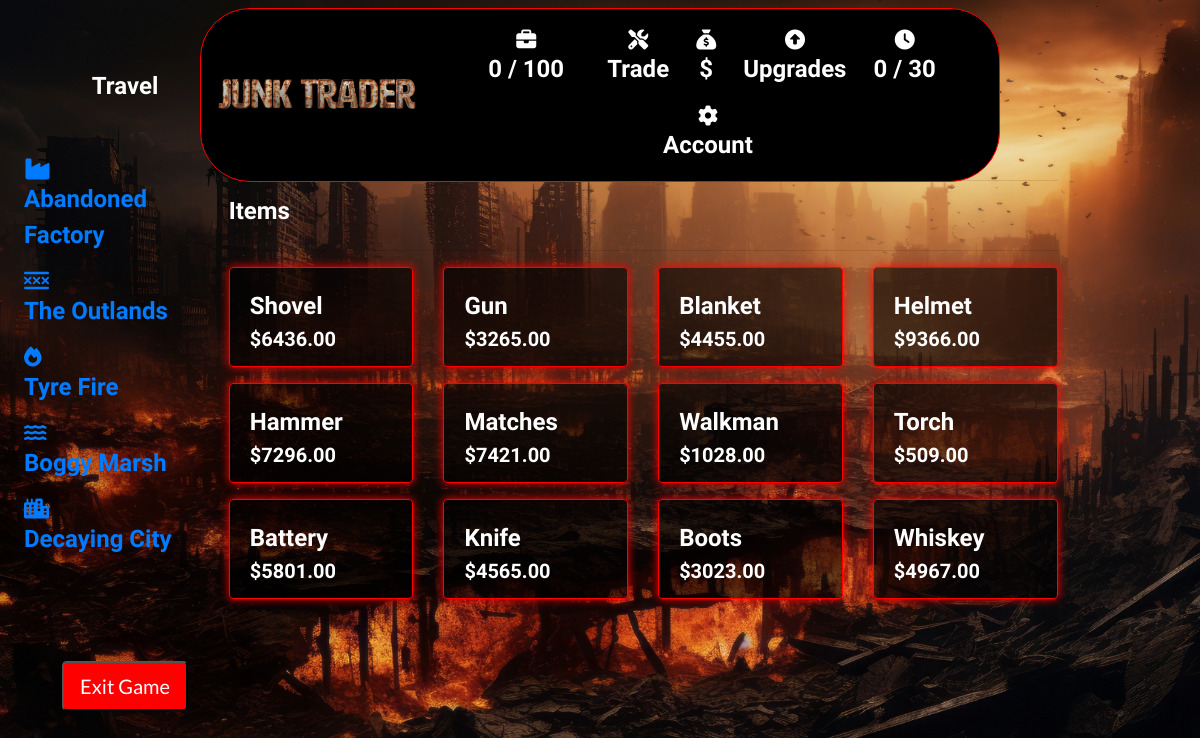
The app's page /collectables/, older data.
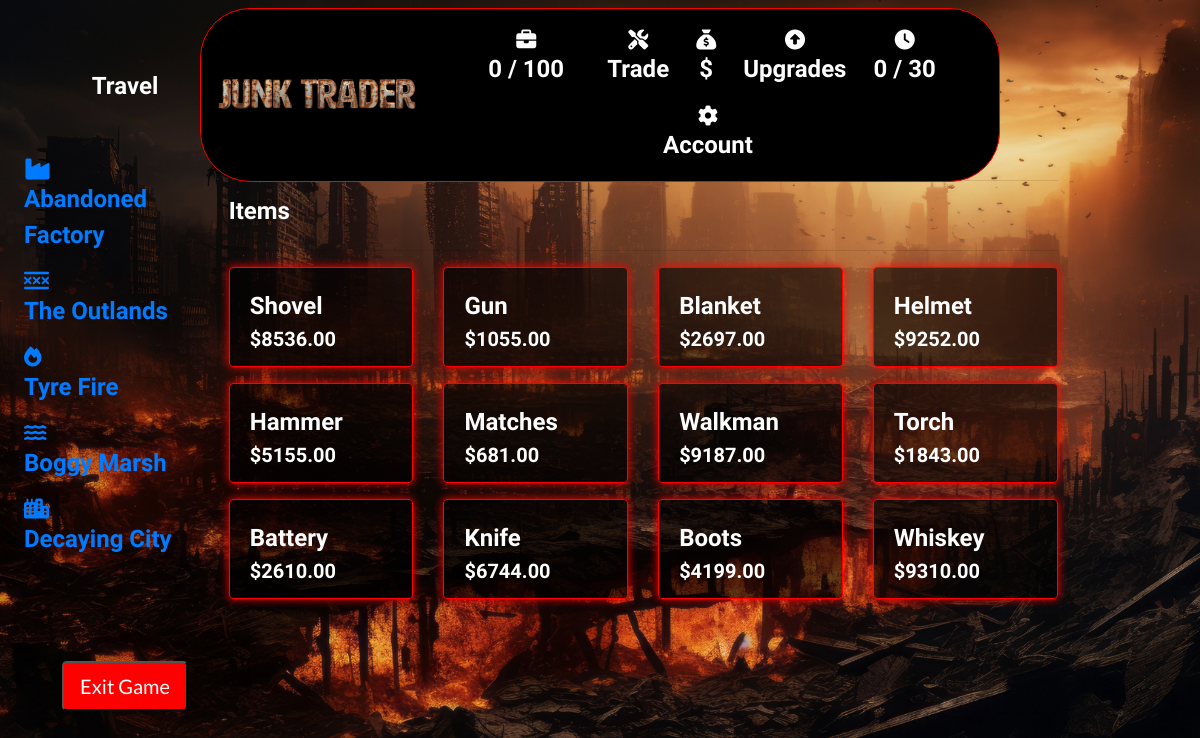
The same page, newer data.
### collectables/models.py (models this page shows, shortened)
class Collectable(models.Model):
    name = models.CharField(max_length=254)
    description = models.TextField()
    price = models.DecimalField(max_digits=6, decimal_places=2)
    image_url = models.URLField(max_length=1024, null=True, blank=True)
    image = models.ImageField(null=True, blank=True)
    glb_file = models.FileField(upload_to='glb_files/', null=True, blank=True)

### collectables/views.py (the view)
# urls.py: path('', views.all_collectables, name='collectables'),
def all_collectables(request):
    collectables = Collectable.objects.all()
    context = {
        'collectables': collectables,
    }
    return render(request, 'collectables/collectables.html', context)

### backpack/contexts.py (called while the page is built, shortened)
def backpack_contents(request):
    backpack_items = []
    total = 0
    total_quantity = 0
    collectable_count = 0
    backpack = request.session.get('backpack', {})
    grand_total = total
    context = {
        'backpack_items': backpack_items,
        'total': total,
        'total_quantity': total_quantity,
        'collectable_count': collectable_count,
        'grand_total': grand_total,
    }
    return context

def total_amount(request):
    total_amount = [0]
    return {'total_amount': total_amount}

def days_played(request):
    return {'days_played': request.session.get('days_played', 0)}

### collectables/templates/collectables/collectables.html (shortened to what this page needs)
{% extends "base.html" %}
{% load static %}
{% block page_header %}
    <div class="container header-container">
    </div>
{% endblock %}
{% block content %}
<div class="container-fluid">
    <div class="row">
        <div class="col-md-3">
            <div class="fixed-panel">
                {% include 'includes/fixed_panel.html' %}
            </div>
        </div>
    </div>
</div>
<div class="container-fluid content-column">
    <div class="container mb-2 backpack-text content-column">
        <div class="row">
            <div class="col">
                <h2 class="logo-font mb-4">Items</h2>
                <hr>
            </div>
        </div>
        <div class="row">
            {% for collectable in collectables %}
                <div class="col-sm-6 col-md-4 col-lg-4 col-xl-3 mb-3">
                    <div class="card box h-100 border-2 text-white">
                        <div class="card-body pb-0">
                            <p class="mb-0">{{ collectable.name }}</p>
                        </div>
                        <div class="card-footer pt-0 border-0 text-left text-white">
                            <div class="row">
                                <div class="col">
                                    <p class="lead mb-0 text-left font-weight-bold">${{ collectable.price }}</p>
                                </div>
                            </div>
                        </div>
                    </div>
                </div>
            {% endfor %}
        </div>
    </div>
</div>
{% endblock %}

### templates/base.html (shortened to what this page needs)
{% load static %}
<!doctype html>
<html lang="en">
<head>
    <link rel="stylesheet" href="https://stackpath.bootstrapcdn.com/bootstrap/4.4.1/css/bootstrap.min.css">
    <link rel="stylesheet" href="{% static 'css/base.css' %}">
</head>
<body>
<header class="container-fluid fixed-top">
    <div id="topnav" class="row pt-lg-2 d-none d-lg-flex justify-content-center">
    </div>
    <div id="delivery-banner" class="row text-center">
        <div class="logo">
            <h2 class="logo-font text-c my-0"><img src="/media/logo.png" width="200" class="d-block"></h2>
        </div>
        <div class="col text-white">
            <ul class="list-inline list-unstyled my-0">
                <li class="list-inline-item">
                    <a class="{% if grand_total %}text-info font-weight-bold{% else %}text-black{% endif %} nav-link" href="{% url 'open_backpack' %}">
                        <div class="text-center text-white">
                            <div><i class="fas fa-briefcase fa-lg"></i></div>
                            <p class="my-0">
                                {% if 'backpack_capacity' in request.session %}
                                    {{ total_quantity }} / {{ request.session.backpack_capacity }}
                                {% else %}
                                    {{ total_quantity }} / 100
                                {% endif %}
                            </p>
                        </div>
                    </a>
                </li>
                <li class="list-inline-item">
                    <a class="text-center nav-link" href="{% url 'collectables' %}">
                        <div class="text-center text-white">
                            <i class="fas fa-screwdriver-wrench fa-lg"></i>
                            <p class="my-0">Trade</p>
                        </div>
                    </a>
                </li>
                <li class="list-inline-item">
                    <div class="text-center text-white">
                        <i class="fas fa-sack-dollar fa-lg"></i>
                        <p class="my-0">${{ request.session.player_funds }}</p>
                    </div>
                </li>
                <li class="list-inline-item">
                    <a class="text-center nav-link" href="{% url 'all_upgrades' %}">
                        <div class="text-center text-white">
                            <i class="fas fa-circle-up fa-lg"></i>
                            <p class="my-0">Upgrades</p>
                        </div>
                    </a>
                </li>
                <li class="list-inline-item">
                    <div class="text-center text-white">
                        <i class="fas fa-clock fa-lg"></i>
                        <p class="my-0">{{ days_played }} / 30</p>
                    </div>
                </li>
                <li class="list-inline-item dropdown">
                    <a class="text-black nav-link" href="#" id="user-options" data-toggle="dropdown" aria-haspopup="true" aria-expanded="false">
                        <div class="text-center text-white">
                            <div><i class="fas fa-gear fa-lg"></i></div>
                            <p class="my-0">Account</p>
                        </div>
                    </a>
                </li>
            </ul>
        </div>
    </div>
</header>
{% block page_header %}
{% endblock %}
{% block content %}
{% endblock %}
</body>
</html>

### templates/includes/fixed_panel.html (shortened to what this page needs)
<div class="fixed-panel">
    <h1 class="text-white text-center mt-5 p-4">Travel</h1>
    <ul class="location-list text-left p-4 list-unstyled">
        <li><a href="#" onclick="updatePrices(); incrementDaysPlayed();"><i class="fas fa-industry fa-xl"></i><span class="location-text"> <p>Abandoned Factory</p></span></a></li>
        <li><a href="#" onclick="updatePrices(); incrementDaysPlayed();"><i class="fas fa-xmarks-lines fa-lg"></i><span class="location-text"> <p>The Outlands</p></span></a></li>
        <li><a href="#" onclick="updatePrices(); incrementDaysPlayed();"><i class="fas fa-fire fa-lg"></i><span class="location-text"> <p>Tyre Fire</p></span></a></li>
        <li><a href="#" onclick="updatePrices(); incrementDaysPlayed();"><i class="fas fa-water fa-lg"></i><span class="location-text"> <p>Boggy Marsh</p></span></a></li>
        <li><a href="#" onclick="updatePrices(); incrementDaysPlayed();"><i class="fas fa-city fa-lg"></i><span class="location-text"> <p>Decaying City</p></span></a></li>
    </ul>
    <div class="text-center mb-1">
        <button class="btn-red btn-lg mt-5 text-right" onclick="exitGame()" class="btn btn-secondary btn-lg mt-4">Exit Game</button>
    </div>
</div>

### static/css/base.css (style rules this page uses)
html { height: 100%; }
body { background: url('/media/bg_image.png') no-repeat center center fixed; background-size: cover; height: calc(100vh - 164px); color: #555; font-family: 'Lato'; }
.logo { margin-left: 2%; }
.btn-red { background: rgb(254, 0, 0); color: white; }
.text-black { color: #000 !important; }
.backpack-text { color: white; }
#delivery-banner { border: 1px solid red; background-color: #000000; margin-left: auto; margin-right: auto; width: 90%; max-width: 800px; border-radius: 50px; padding: 10px 0; display: flex; justify-content: space-around; align-items: center; }
p, h1, h2, h3, h4, h5, h6 { font-family: "Amatic SC", sans-serif; font-weight: 700; font-size: x-large; font-style: normal; }
.box { border: 1px solid red; box-shadow: 0 0 10px red; background-color: #00000093; }
#delivery-banner { border: 1px solid red; background-color: #000000; border-radius: 50px; padding: 10px 0; display: flex; flex-wrap: nowrap; justify-content: space-around; align-items: center; }
#delivery-banner .list-inline-item { flex: 1; max-width: 25%; white-space: nowrap; }
.fixed-panel { position: fixed; top: 0; bottom: 0; left: 0; width: 250px; border: 1px solid red; box-shadow: 0 0 10px red; background-color: #00000093; overflow-y: auto; }
.content-column { padding-left: 5%; }
@media (min-width: 1200px) { .container { max-width: 80%; } }
@media (min-width: 992px) { .header-container { padding-top: 164px; } }
@media (max-width: 1300px) { .fixed-panel { border: none; box-shadow: none; background-color: #00000011; } }

Row changes from the older to the newer data that the page shows:
changed Collectable "Shovel": price "6436.00" → "8536.00"
changed Collectable "Gun": price "3265.00" → "1055.00"
changed Collectable "Blanket": price "4455.00" → "2697.00"
changed Collectable "Helmet": price "9366.00" → "9252.00"
changed Collectable "Hammer": price "7296.00" → "5155.00"
changed Collectable "Matches": price "7421.00" → "681.00"
changed Collectable "Walkman": price "1028.00" → "9187.00"
changed Collectable "Torch": price "509.00" → "1843.00"
changed Collectable "Battery": price "5801.00" → "2610.00"
changed Collectable "Knife": price "4565.00" → "6744.00"
changed Collectable "Boots": price "3023.00" → "4199.00"
changed Collectable "Whiskey": price "4967.00" → "9310.00"
